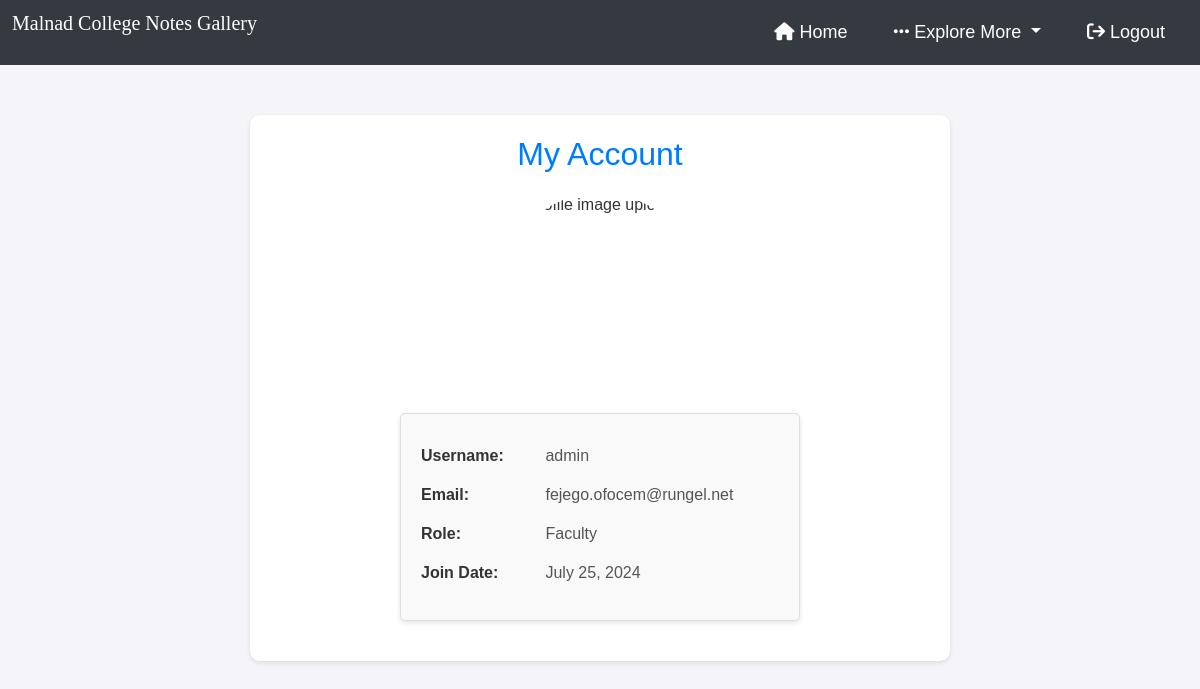
The page /my_account.php (signed in) on the database its author committed.
### tables this page shows
CREATE TABLE `users` (
  `user_id` int(11) NOT NULL,
  `username` varchar(50) NOT NULL,
  `email` varchar(100) NOT NULL,
  `password` varchar(255) NOT NULL,
  `role` enum('Student','Faculty') NOT NULL,
  `profile_image` varchar(255) DEFAULT NULL,
  `join_date` timestamp NOT NULL DEFAULT current_timestamp(),
  `security_question` varchar(255) NOT NULL,
  `security_answer` varchar(255) NOT NULL
);

### functions.php (called while the page is built, shortened)
<?php
function getUserDetails($userId) {
    global $conn;
    $query = "SELECT * FROM users WHERE user_id = ?";
    $stmt = $conn->prepare($query);
    $stmt->bind_param("i", $userId);
    $stmt->execute();
    $result = $stmt->get_result();
    return $result->fetch_assoc();
}
?>

### my_account.php (the view, shortened to what this page needs)
<?php
include 'db.php';
include 'functions.php';
$userId = $_SESSION['user_id'];
$userDetails = getUserDetails($userId);
?>
<!DOCTYPE html>
<html lang="en">
<head>
    <link rel="stylesheet" href="styles.css">
    <link rel="stylesheet" href="https://cdnjs.cloudflare.com/ajax/libs/font-awesome/6.5.2/css/all.min.css">
    <link rel="stylesheet" href="https://cdn.jsdelivr.net/npm/bootstrap@5.3.3/dist/css/bootstrap.min.css">
</head>
<body>
<nav class="navbar navbar-expand-lg navbar-dark navbar-custom">
        <div class="container-fluid">
        <h1 class="h1-tag">Malnad College Notes Gallery</h1>
            <div class="collapse navbar-collapse" id="navbarNav">
                <ul class="navbar-nav ms-auto">
                    <li class="nav-item">
                        <a class="nav-link" href="index.php"><i class="fa-solid fa-house"></i> Home</a>
                    </li>
                    <li class="nav-item dropdown">
                        <a class="nav-link dropdown-toggle" href="#" id="navbarDropdown" role="button" data-bs-toggle="dropdown" aria-expanded="false">
                            <i class="fa-solid fa-ellipsis-h"></i> Explore More
                        </a>
                    </li>
                    <li class="nav-item">
                        <a class="nav-link" href="logout.php" id="logoutLink"><i class="fa fa-sign-out" aria-hidden="true"></i> Logout</a>
                    </li>
                </ul>
            </div>
        </div>
    </nav>
    <div class="container">
        <h1>My Account</h1>
        <div class="profile-section">
            <div class="profile-image">
                <?php if (!empty($userDetails['profile_image'])) : ?>
                    <img src="<?php echo htmlspecialchars($userDetails['profile_image']); ?>" alt="Profile Image">
                <?php else: ?>
                    <p>No profile image uploaded.</p>
                <?php endif; ?>
            </div>
            <div class="user-details">
                <p><strong>Username:</strong> <?php echo htmlspecialchars($userDetails['username']); ?></p>
                <p><strong>Email:</strong> <?php echo htmlspecialchars($userDetails['email']); ?></p>
                <p><strong>Role:</strong> <?php echo htmlspecialchars($userDetails['role']); ?></p>
                <p><strong>Join Date:</strong> <?php echo htmlspecialchars(date('F j, Y', strtotime($userDetails['join_date']))); ?></p>
            </div>
        </div>
    </div>
</body>
</html>

### styles.css (style rules this page uses)
body { font-family: Arial, sans-serif; text-align: center; margin: 0; }
nav a { margin: 0 15px; text-decoration: none; color: #000; font-size: 18px; }
.navbar { background: #4D5656; font-family: 'Gill Sans', 'Gill Sans MT', Calibri, 'Trebuchet MS', sans-serif; padding-right: 15px; padding-left: 15px; }
a { color: #007bff; text-decoration: none; }

### my_account.php (style rules this page uses)
body { font-family: 'Arial', sans-serif; background-color: #f4f4f9; margin: 0; padding: 0; color: #333; }
.h1-tag { font-size: 20px; font-family: 'Times New Roman', Times, serif; color: white; }
.navbar-custom { background-color: #343a40 !important; height: 65px; }
.navbar a { color: #ffffff; margin: 0 15px; text-decoration: none; font-size: 18px; padding: 10px 15px; transition: color 0.3s, padding 0.3s; }
.container { width: 90%; max-width: 700px; margin: 50px auto; background: #fff; border-radius: 10px; box-shadow: 0 2px 5px rgba(0, 0, 0, 0.1); padding: 20px; text-align: center; }
h1 { font-size: 2em; margin-bottom: 20px; color: #007bff; }
.profile-section { display: flex; flex-direction: column; align-items: center; margin-bottom: 20px; }
.profile-image { width: 200px; height: 200px; overflow: hidden; border-radius: 50%; margin-bottom: 20px; }
.user-details { width: 100%; max-width: 400px; padding: 20px; border: 1px solid #ddd; border-radius: 5px; background-color: #f9f9f9; margin: 0 auto; text-align: left; box-shadow: 0 2px 5px rgba(0, 0, 0, 0.1); }
.user-details p { margin: 10px 0; color: #555; }
.user-details strong { display: inline-block; width: 120px; color: #333; font-weight: bold; margin-bottom: 5px; }

### rows shown on the page
users: username "admin", email "fejego.ofocem@rungel.net", role "Faculty", join_date "July 25, 2024"
